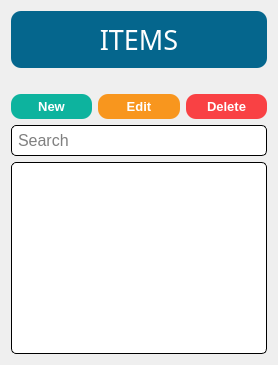
      <widget class="QWidget" name="page_item_listingview">
       <layout class="QGridLayout" name="gridLayout_18">
        <item row="0" column="0" colspan="3">
         <widget class="QLabel" name="label_39">
          <property name="font">
           <font>
            <family>Impact</family>
            <pointsize>20</pointsize>
           </font>
          </property>
          <property name="styleSheet">
           <string notr="true">QLabel {
	color: white;
    background-color: #05668d;
    border-style: outset;
    border-radius: 10px;
    padding: 10px;
	margin: 0px 0px 20px 0px;
}</string>
          </property>
          <property name="text">
           <string>ITEMS</string>
          </property>
          <property name="alignment">
           <set>Qt::AlignCenter</set>
          </property>
         </widget>
        </item>
        <item row="1" column="0">
         <widget class="QPushButton" name="item_listingview_btnNew">
          <property name="font">
           <font>
            <family>Arial</family>
            <pointsize>10</pointsize>
            <weight>75</weight>
            <bold>true</bold>
           </font>
          </property>
          <property name="cursor">
           <cursorShape>PointingHandCursor</cursorShape>
          </property>
          <property name="focusPolicy">
           <enum>Qt::NoFocus</enum>
          </property>
          <property name="styleSheet">
           <string notr="true">QPushButton {
	color: white;
    background-color: #0db39e;
    border-style: outset;
    border-radius: 10px;
    padding: 5px;
}

QPushButton:hover {
	    background-color: #16db93;
}</string>
          </property>
          <property name="text">
           <string>New</string>
          </property>
         </widget>
        </item>
        <item row="1" column="1">
         <widget class="QPushButton" name="item_listingview_btnEdit">
          <property name="font">
           <font>
            <family>Arial</family>
            <pointsize>10</pointsize>
            <weight>75</weight>
            <bold>true</bold>
           </font>
          </property>
          <property name="cursor">
           <cursorShape>PointingHandCursor</cursorShape>
          </property>
          <property name="focusPolicy">
           <enum>Qt::NoFocus</enum>
          </property>
          <property name="styleSheet">
           <string notr="true">QPushButton {
	color: white;
    background-color: #f8961e;
    border-style: outset;
    border-radius: 10px;
    padding: 5px;
}

QPushButton:hover {
	    background-color: #f9c74f;
}</string>
          </property>
          <property name="text">
           <string>Edit</string>
          </property>
         </widget>
        </item>
        <item row="1" column="2">
         <widget class="QPushButton" name="item_listingview_btnDelete">
          <property name="font">
           <font>
            <family>Arial</family>
            <pointsize>10</pointsize>
            <weight>75</weight>
            <bold>true</bold>
           </font>
          </property>
          <property name="cursor">
           <cursorShape>PointingHandCursor</cursorShape>
          </property>
          <property name="focusPolicy">
           <enum>Qt::NoFocus</enum>
          </property>
          <property name="styleSheet">
           <string notr="true">QPushButton {
	color: white;
    background-color: #f94144;
    border-style: outset;
    border-radius: 10px;
    padding: 5px;
}

QPushButton:hover {
	    background-color: #ff595e;
}</string>
          </property>
          <property name="text">
           <string>Delete</string>
          </property>
         </widget>
        </item>
        <item row="2" column="0" colspan="3">
         <widget class="QLineEdit" name="item_listingview_txtSearch">
          <property name="font">
           <font>
            <family>Arial</family>
            <pointsize>12</pointsize>
           </font>
          </property>
          <property name="styleSheet">
           <string notr="true">QLineEdit {
	background-color: white;
	border-style: inset;
	border-width: 1px;
	border-radius: 5px;
	border-color: black;
	padding: 4px;
}

QLineEdit:focus {
	border-width: 2px;
	border-color: #028090;
}</string>
          </property>
          <property name="placeholderText">
           <string>Search</string>
          </property>
          <property name="clearButtonEnabled">
           <bool>true</bool>
          </property>
         </widget>
        </item>
        <item row="3" column="0" colspan="3">
         <widget class="QTableWidget" name="item_listingview_tblItem">
          <property name="focusPolicy">
           <enum>Qt::ClickFocus</enum>
          </property>
          <property name="styleSheet">
           <string notr="true">QTableWidget {
	background-color: white;
	border-style: inset;
	border-width: 1px;
	border-radius: 5px;
	border-color: black;
	padding: 4px;
}

QTableWidget:focus {
	border-width: 2px;
	border-color: #028090;
}</string>
          </property>
          <property name="editTriggers">
           <set>QAbstractItemView::NoEditTriggers</set>
          </property>
          <property name="tabKeyNavigation">
           <bool>false</bool>
          </property>
          <property name="alternatingRowColors">
           <bool>false</bool>
          </property>
          <property name="selectionMode">
           <enum>QAbstractItemView::SingleSelection</enum>
          </property>
          <property name="selectionBehavior">
           <enum>QAbstractItemView::SelectRows</enum>
          </property>
          <property name="sortingEnabled">
           <bool>true</bool>
          </property>
          <property name="cornerButtonEnabled">
           <bool>false</bool>
          </property>
          <attribute name="horizontalHeaderStretchLastSection">
           <bool>true</bool>
          </attribute>
          <attribute name="verticalHeaderVisible">
           <bool>false</bool>
          </attribute>
         </widget>
        </item>
       </layout>
      </widget>
